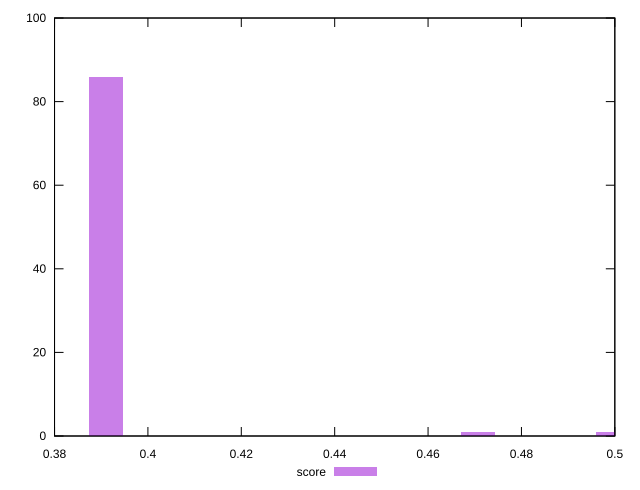

The gnuplot source for this figure:
reset

$score <<EOF
0.49957226106797864 1
0.3764892402251433 12
0.39096959561841804 86
0.47061155028142915 1
EOF

set key outside below
set boxwidth 0.0072401776966373715
set xrange [0.38:0.5]
set yrange [0:100]
set trange [0:100]
set style fill transparent solid 0.5 noborder
set terminal svg size 640, 490 enhanced background rgb 'white'
set output "reports/report_00030_2021-02-24T20-42-31.540Z/render-blocking-resources/samples/astro/score/histogram.svg"

plot $score title "score" with boxes

reset
